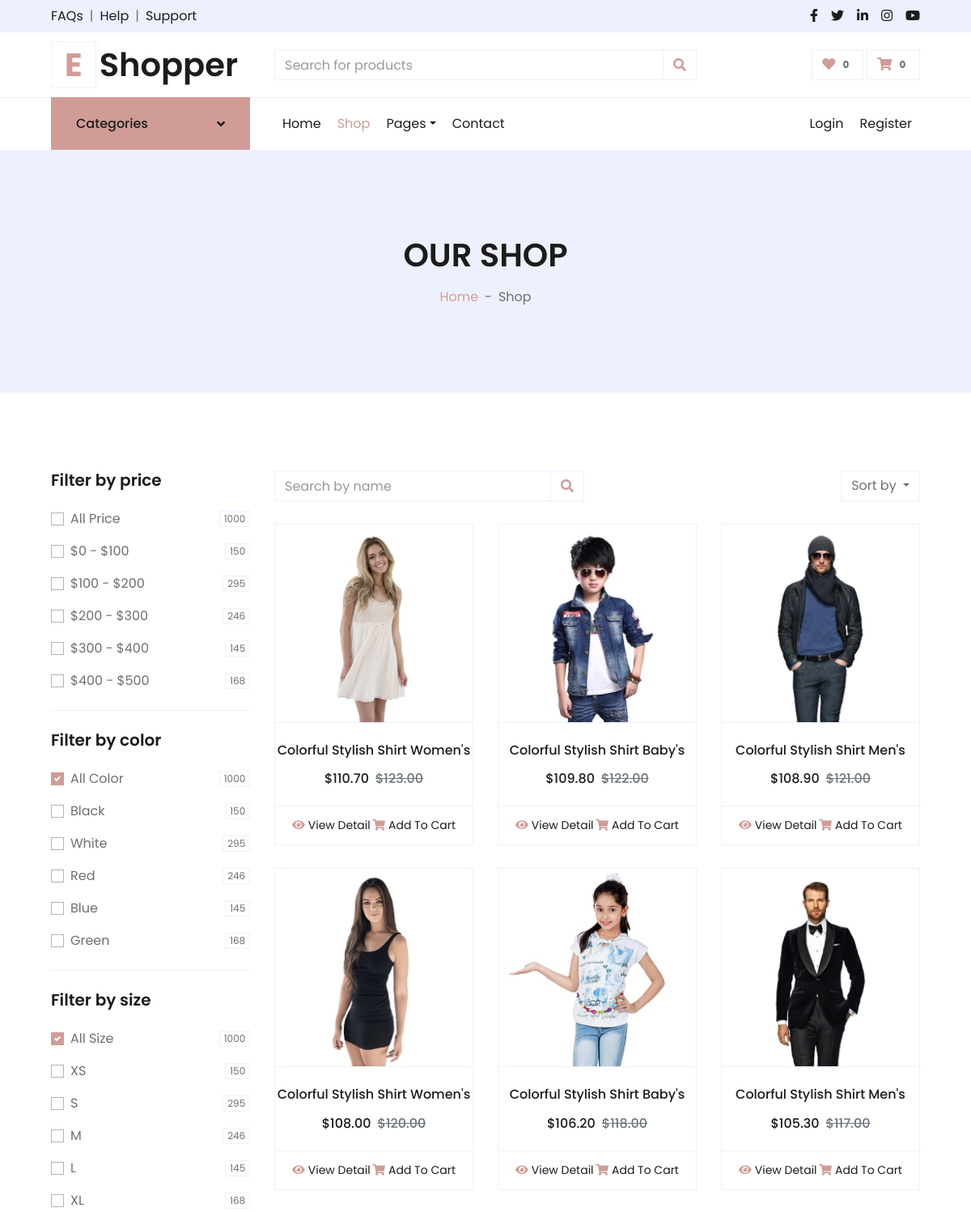
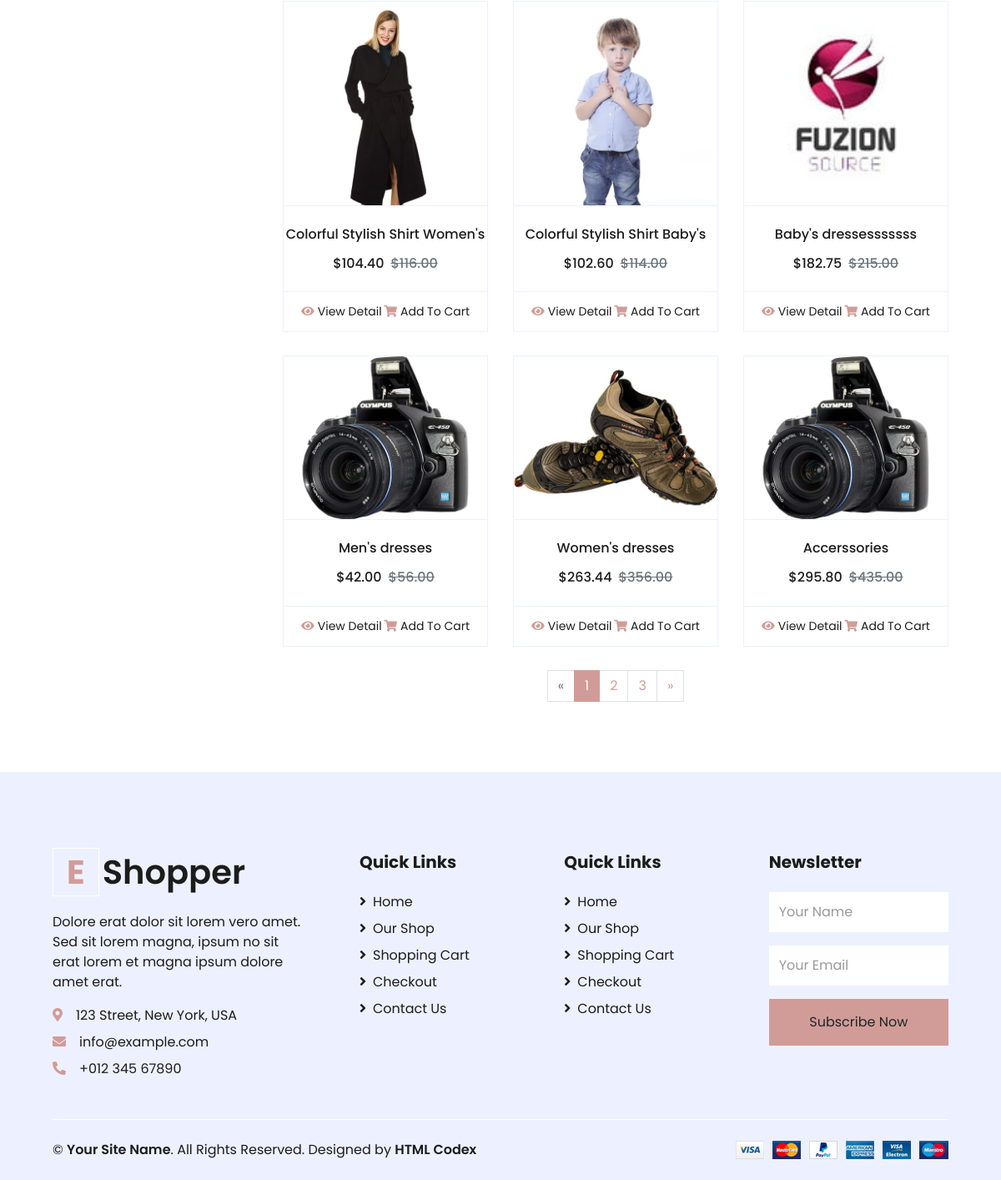
The app's page /shop/ with its own data (2 pictures, top to bottom).
### main/models.py (models this page shows, shortened)
class Product(models.Model):
    size = models.ManyToManyField(Size)
    color = models.ManyToManyField(Color)
    category = models.ForeignKey(SubCategory, on_delete=models.CASCADE , null=True)
    name = models.CharField('Product Name', max_length=254)
    img = models.ImageField('IMG', upload_to='media')
    price = models.DecimalField('Product Price', max_digits=5, decimal_places=2)
    discount = models.DecimalField('Product Discount', max_digits=4, decimal_places=2)
    date_time = models.DateTimeField('DateTime', auto_now=True)
    description = models.TextField('Product Desc')

### main/views.py (the view)
# urls.py: path('shop/', ShopPageListView.as_view(), name='shop'),
class ShopPageListView(generic.ListView):
    template_name = 'shop.html'
    @staticmethod
    def __extract_all_data():
        categories = Category.objects.all()[1:]
        sub_categories_dresses = SubCategory.objects.all()[:3]
        sub_categories = SubCategory.objects.all()
        context = {
            'navbar': 'shop',
            'categories': categories,
            'sub_categories_dresses': sub_categories_dresses,
            'sub_categories': sub_categories,
        }
        return context
    def get(self, request):
        text = request.GET.get('query', '')
        price = request.GET.get('price')
        color = request.GET.get('color')
        size = request.GET.get('size')
        sizes = ['all' , 'XS', 'S', 'M', 'L', 'XL']
        colors = ['all'  , 'White', 'Black', 'Red', 'Green', 'Blue']
        if price or color or size or text:
            products = Product.objects.filter()
            if price != 'all' and price != None:
                lower_bound , upper_bound = tuple(map(int, price.split('-')))
                products = products.filter(price__range = (lower_bound , upper_bound + 1))
            if color and color != 'all' and color != None:
                products = products.filter(color__in = [colors.index(color)])
            if color and size != 'all' and size != None:
                products = products.filter(size__in = [sizes.index(size)])
            products = products.filter(name__contains = text)
        else:
            products = Product.objects.all()
        for product in products:
            product.discount_price = round(product.price * (1 - product.discount / 100), 2)
        context = self.__extract_all_data()
        context.update({
                'products': products,
                'query': text,
                'price': price,
                'size': size,
                'color': color ,
            })
        return render(request, self.template_name, context)

### main/templates/shop.html (shortened to what this page needs)
{% extends 'base.html' %}
{% block 'header' %}
<div class="container-fluid bg-secondary mb-5">
    <div class="d-flex flex-column align-items-center justify-content-center" style="min-height: 300px">
        <h1 class="font-weight-semi-bold text-uppercase mb-3">Our Shop</h1>
        <div class="d-inline-flex">
            <p class="m-0"><a href="">Home</a></p>
            <p class="m-0 px-2">-</p>
            <p class="m-0">Shop</p>
        </div>
    </div>
</div>
{% endblock %}
{% block 'content' %}
<div class="container-fluid pt-5">
    <div class="row px-xl-5">
        <div class="col-lg-3 col-md-12">
            <form action="{% url 'shop' %}" method="get" id="shopForm">
                <div class="border-bottom mb-4 pb-4">
                    <h5 class="font-weight-semi-bold mb-4">Filter by price</h5>
                    <div class="custom-control custom-checkbox d-flex align-items-center justify-content-between mb-3">
                        <label class="custom-control-label" for="price-all">All Price</label>
                        <span class="badge border font-weight-normal">1000</span>
                    </div>
                    <div class="custom-control custom-checkbox d-flex align-items-center justify-content-between mb-3">
                        <label class="custom-control-label" for="price-1">$0 - $100</label>
                        <span class="badge border font-weight-normal">150</span>
                    </div>
                    <div class="custom-control custom-checkbox d-flex align-items-center justify-content-between mb-3">
                        <label class="custom-control-label" for="price-2" name="label">$100 - $200</label>
                        <span class="badge border font-weight-normal">295</span>
                    </div>
                    <div class="custom-control custom-checkbox d-flex align-items-center justify-content-between mb-3">
                        <label class="custom-control-label" for="price-3">$200 - $300</label>
                        <span class="badge border font-weight-normal">246</span>
                    </div>
                    <div class="custom-control custom-checkbox d-flex align-items-center justify-content-between mb-3">
                        <label class="custom-control-label" for="price-4">$300 - $400</label>
                        <span class="badge border font-weight-normal">145</span>
                    </div>
                    <div class="custom-control custom-checkbox d-flex align-items-center justify-content-between">
                        <label class="custom-control-label" for="price-5">$400 - $500</label>
                        <span class="badge border font-weight-normal">168</span>
                    </div>
                </div>
                <div class="border-bottom mb-4 pb-4">
                    <h5 class="font-weight-semi-bold mb-4">Filter by color</h5>
                    <div class="custom-control custom-checkbox d-flex align-items-center justify-content-between mb-3">
                        <label class="custom-control-label" for="price-all">All Color</label>
                        <span class="badge border font-weight-normal">1000</span>
                    </div>
                    <div class="custom-control custom-checkbox d-flex align-items-center justify-content-between mb-3">
                        <label class="custom-control-label" for="color-1">Black</label>
                        <span class="badge border font-weight-normal">150</span>
                    </div>
                    <div class="custom-control custom-checkbox d-flex align-items-center justify-content-between mb-3">
                        <label class="custom-control-label" for="color-2">White</label>
                        <span class="badge border font-weight-normal">295</span>
                    </div>
                    <div class="custom-control custom-checkbox d-flex align-items-center justify-content-between mb-3">
                        <label class="custom-control-label" for="color-3">Red</label>
                        <span class="badge border font-weight-normal">246</span>
                    </div>
                    <div class="custom-control custom-checkbox d-flex align-items-center justify-content-between mb-3">
                        <label class="custom-control-label" for="color-4">Blue</label>
                        <span class="badge border font-weight-normal">145</span>
                    </div>
                    <div class="custom-control custom-checkbox d-flex align-items-center justify-content-between">
                        <label class="custom-control-label" for="color-5">Green</label>
                        <span class="badge border font-weight-normal">168</span>
                    </div>
                </div>
                <div class="mb-5">
                    <h5 class="font-weight-semi-bold mb-4">Filter by size</h5>
                    <div class="custom-control custom-checkbox d-flex align-items-center justify-content-between mb-3">
                        <label class="custom-control-label" for="size-all">All Size</label>
                        <span class="badge border font-weight-normal">1000</span>
                    </div>
                    <div class="custom-control custom-checkbox d-flex align-items-center justify-content-between mb-3">
                        <label class="custom-control-label" for="size-1">XS</label>
                        <span class="badge border font-weight-normal">150</span>
                    </div>
                    <div class="custom-control custom-checkbox d-flex align-items-center justify-content-between mb-3">
                        <label class="custom-control-label" for="size-2">S</label>
                        <span class="badge border font-weight-normal">295</span>
                    </div>
                    <div class="custom-control custom-checkbox d-flex align-items-center justify-content-between mb-3">
                        <label class="custom-control-label" for="size-3">M</label>
                        <span class="badge border font-weight-normal">246</span>
                    </div>
                    <div class="custom-control custom-checkbox d-flex align-items-center justify-content-between mb-3">
                        <label class="custom-control-label" for="size-4">L</label>
                        <span class="badge border font-weight-normal">145</span>
                    </div>
                    <div class="custom-control custom-checkbox d-flex align-items-center justify-content-between">
                        <label class="custom-control-label" for="size-5">XL</label>
                        <span class="badge border font-weight-normal">168</span>
                    </div>
                </div>
            </form>
        </div>
        <div class="col-lg-9 col-md-12">
            <div class="row pb-3">
                <div class="col-12 pb-1">
                    <div class="d-flex align-items-center justify-content-between mb-4">
                        <form action="{% url 'shop' %}" method="get">
                            <div class="input-group">
                                <input value="{{ query }}" type="text" name="query" class="form-control"
                                    placeholder="Search by name">
                                <div class="input-group-append">
                                    <span class="input-group-text bg-transparent text-primary">
                                        <i class="fa fa-search"></i>
                                    </span>
                                </div>
                            </div>
                        </form>
                        <div class="dropdown ml-4">
                            <button class="btn border dropdown-toggle" type="button" id="triggerId"
                                data-toggle="dropdown" aria-haspopup="true" aria-expanded="false">
                                Sort by
                            </button>
                        </div>
                    </div>
                </div>
                {% for product in products %}
                <div class="col-lg-4 col-md-6 col-sm-12 pb-1">
                    <div class="card product-item border-0 mb-4">
                        <div
                            class="card-header product-img position-relative overflow-hidden bg-transparent border p-0">
                            <img class="img-fluid w-100" src="{{ product.img.url }}" alt="">
                        </div>
                        <div class="card-body border-left border-right text-center p-0 pt-4 pb-3">
                            <h6 class="text-truncate mb-3">{{ product.name }}</h6>
                            <div class="d-flex justify-content-center">
                                <h6>${{ product.discount_price }}</h6>
                                <h6 class="text-muted ml-2"><del>${{ product.price }}</del></h6>
                            </div>
                        </div>
                        <div class="card-footer d-flex justify-content-between bg-light border">
                            <a href="{% url 'product' product.id %}" class="btn btn-sm text-dark p-0"><i
                                    class="fas fa-eye text-primary mr-1"></i>View Detail</a>
                            <a href="{% url 'cart' %}" class="btn btn-sm text-dark p-0"><i
                                    class="fas fa-shopping-cart text-primary mr-1"></i>Add To Cart</a>
                        </div>
                    </div>
                </div>
                {% endfor %}
                <div class="col-12 pb-1">
                    <nav aria-label="Page navigation">
                        <ul class="pagination justify-content-center mb-3">
                            <li class="page-item disabled">
                                <a class="page-link" href="#" aria-label="Previous">
                                    <span aria-hidden="true">&laquo;</span>
                                </a>
                            </li>
                            <li class="page-item active"><a class="page-link" href="#">1</a></li>
                            <li class="page-item"><a class="page-link" href="#">2</a></li>
                            <li class="page-item"><a class="page-link" href="#">3</a></li>
                            <li class="page-item">
                                <a class="page-link" href="#" aria-label="Next">
                                    <span aria-hidden="true">&raquo;</span>
                                </a>
                            </li>
                        </ul>
                    </nav>
                </div>
            </div>
        </div>
    </div>
</div>
{% endblock %}

### records on screen
Product: img (picture), name "Colorful Stylish Shirt Women's", discount_price "110.70", price "123.00"
Product: img (picture), name "Colorful Stylish Shirt Baby's", discount_price "109.80", price "122.00"
Product: img (picture), name "Colorful Stylish Shirt Men's", discount_price "108.90", price "121.00"
Product: img (picture), name "Colorful Stylish Shirt Women's", discount_price "108.00", price "120.00"
Product: img (picture), name "Colorful Stylish Shirt Baby's", discount_price "106.20", price "118.00"
Product: img (picture), name "Colorful Stylish Shirt Men's", discount_price "105.30", price "117.00"
Product: img (picture), name "Colorful Stylish Shirt Women's", discount_price "104.40", price "116.00"
Product: img (picture), name "Colorful Stylish Shirt Baby's", discount_price "102.60", price "114.00"
Product: img (picture), name "Baby's dressesssssss", discount_price "182.75", price "215.00"
Product: img (picture), name "Men's dresses", discount_price "42.00", price "56.00"
Product: img (picture), name "Women's dresses", discount_price "263.44", price "356.00"
Product: img (picture), name "Accerssories", discount_price "295.80", price "435.00"
